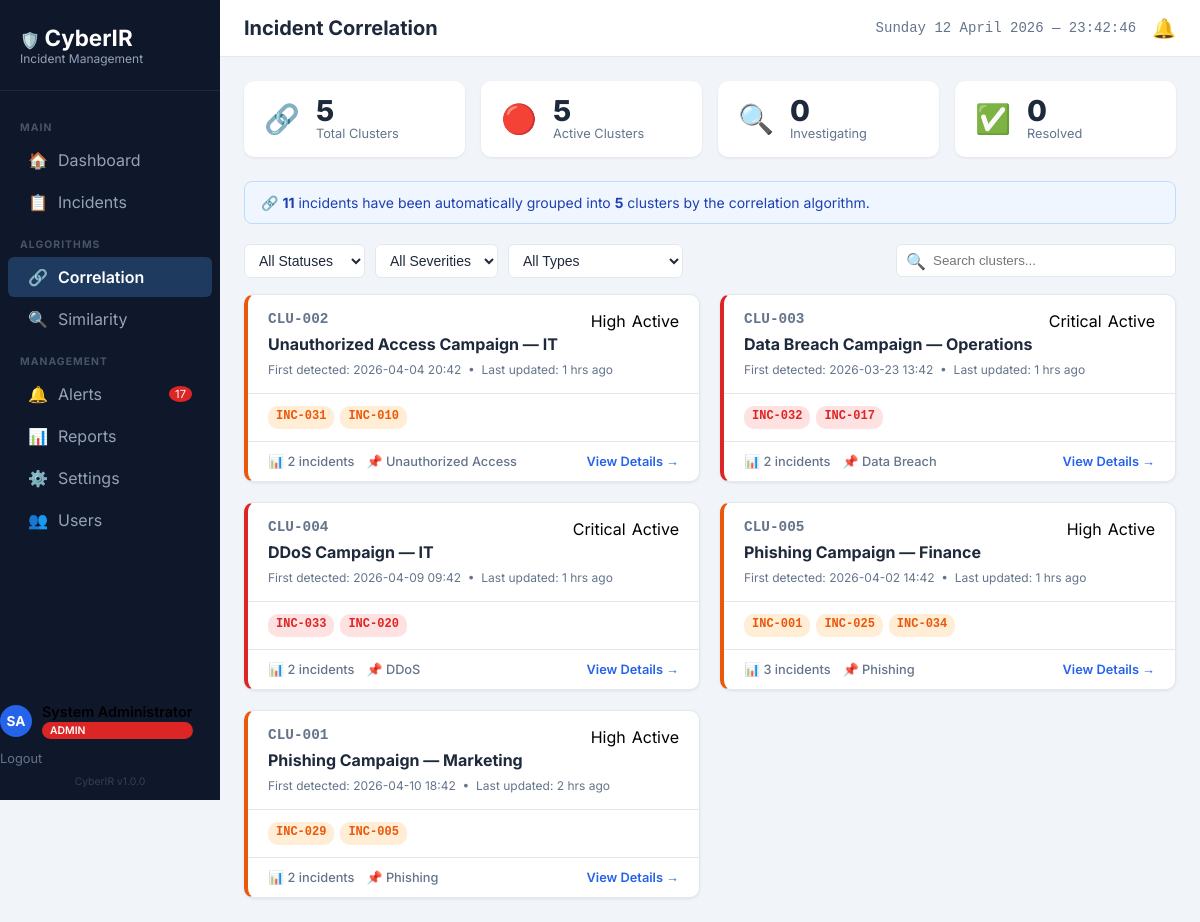
The page /correlation (signed in) on the database its author committed.
### tables this page shows
CREATE TABLE users (
    id INTEGER PRIMARY KEY AUTOINCREMENT,
    full_name TEXT NOT NULL,
    email TEXT UNIQUE NOT NULL,
    phone_number TEXT,
    password_hash TEXT NOT NULL,
    role TEXT NOT NULL CHECK(role IN ('Admin', 'Analyst', 'Viewer')),
    has_admin_privileges BOOLEAN DEFAULT 0,
    is_active BOOLEAN DEFAULT 1,
    created_at TIMESTAMP DEFAULT CURRENT_TIMESTAMP,
    last_login TIMESTAMP,
    created_by INTEGER REFERENCES users(id)
, avatar_color TEXT DEFAULT "#2563eb");

CREATE TABLE incident_clusters (
    id INTEGER PRIMARY KEY AUTOINCREMENT,
    cluster_id TEXT UNIQUE NOT NULL,
    cluster_name TEXT,
    incident_count INTEGER DEFAULT 0,
    primary_type TEXT,
    first_detected TIMESTAMP NOT NULL,
    last_updated TIMESTAMP,
    status TEXT DEFAULT 'Active' CHECK(status IN ('Active','Investigating','Resolved')),
    severity TEXT CHECK(severity IN ('Critical','High','Medium','Low')),
    assigned_to INTEGER REFERENCES users(id),
    notes TEXT,
    created_at TIMESTAMP DEFAULT CURRENT_TIMESTAMP
);

CREATE TABLE incidents (
    id INTEGER PRIMARY KEY AUTOINCREMENT,
    incident_id TEXT UNIQUE NOT NULL,
    title TEXT NOT NULL,
    description TEXT,
    incident_type TEXT NOT NULL CHECK(incident_type IN ('Phishing','Malware','Data Breach','Ransomware','Unauthorized Access','DDoS','Insider Threat','Other')),
    affected_asset TEXT NOT NULL,
    affected_department TEXT,
    users_affected INTEGER DEFAULT 0,
    asset_criticality INTEGER CHECK(asset_criticality BETWEEN 1 AND 5),
    threat_severity INTEGER CHECK(threat_severity BETWEEN 1 AND 5),
    vulnerability_exposure INTEGER CHECK(vulnerability_exposure BETWEEN 1 AND 5),
    is_repeat BOOLEAN DEFAULT 0,
    risk_score REAL,
    priority TEXT CHECK(priority IN ('Critical','High','Medium','Low')),
    status TEXT DEFAULT 'Open' CHECK(status IN ('Open','Investigating','Resolved','Closed')),
    assigned_to INTEGER REFERENCES users(id),
    cluster_id TEXT,
    correlation_score REAL,
    similar_incident_id TEXT,
    similarity_score REAL,
    solution_applied_from TEXT,
    attack_indicators TEXT,
    ip_address TEXT,
    reported_date TIMESTAMP NOT NULL,
    investigating_started_date TIMESTAMP,
    resolved_date TIMESTAMP,
    closed_date TIMESTAMP,
    created_at TIMESTAMP DEFAULT CURRENT_TIMESTAMP,
    updated_at TIMESTAMP DEFAULT CURRENT_TIMESTAMP,
    resolution_notes TEXT,
    resolution_time_minutes INTEGER,
    created_by INTEGER NOT NULL REFERENCES users(id),
    updated_by INTEGER REFERENCES users(id)
);

### app.py (the view)
@app.route('/correlation')
@login_required
def correlation():
    try:
        status = request.args.get('status', '')
        severity = request.args.get('severity', '')
        cluster_type = request.args.get('type', '')
        search = request.args.get('search', '')
        where_clauses = []
        params = []
        if status and status != 'All Statuses':
            where_clauses.append("status = ?")
            params.append(status)
        if severity and severity != 'All Severities':
            where_clauses.append("severity = ?")
            params.append(severity)
        if cluster_type and cluster_type != 'All Types':
            where_clauses.append("primary_type = ?")
            params.append(cluster_type)
        if search:
            where_clauses.append("(cluster_id LIKE ? OR cluster_name LIKE ?)")
            params.extend([f'%{search}%', f'%{search}%'])
        where_sql = "WHERE " + " AND ".join(where_clauses) if where_clauses else ""
        db = get_db_connection()
        query = f"""
            SELECT c.*, u.full_name as assigned_name
            FROM incident_clusters c
            LEFT JOIN users u ON c.assigned_to = u.id
            {where_sql}
            ORDER BY c.last_updated DESC
        """
        clusters = [dict(row) for row in db.execute(query, params).fetchall()]
        for c in clusters:
            c['incidents'] = db.execute('SELECT * FROM incidents WHERE cluster_id = ? ORDER BY reported_date DESC', (c['cluster_id'],)).fetchall()
        stats = {}
        stats['total_clusters'] = db.execute("SELECT COUNT(*) as c FROM incident_clusters").fetchone()['c']
        stats['active_clusters'] = db.execute("SELECT COUNT(*) as c FROM incident_clusters WHERE status = 'Active'").fetchone()['c']
        stats['investigating_clusters'] = db.execute("SELECT COUNT(*) as c FROM incident_clusters WHERE status = 'Investigating'").fetchone()['c']
        stats['resolved_clusters'] = db.execute("SELECT COUNT(*) as c FROM incident_clusters WHERE status = 'Resolved'").fetchone()['c']
        stats['total_correlated_incidents'] = db.execute("SELECT COUNT(*) as c FROM incidents WHERE cluster_id IS NOT NULL").fetchone()['c']
        return render_template('correlation.html',
            active_page='correlation',
            clusters=clusters,
            stats=stats
        )
    except Exception as e:
        app.logger.error(f'Error in correlation: {str(e)}')
        if request.is_json:
            return jsonify({'success': False, 'message': 'An error occurred'}), 500
        flash('An error occurred. Please try again.', 'error')
        return redirect(url_for('dashboard'))

### templates/correlation.html (shortened to what this page needs)
{% extends 'base.html' %}
{% block page_title %}Incident Correlation{% endblock %}
{% block extra_css %}
<link rel="stylesheet" href="{{ url_for('static', filename='css/correlation.css') }}">
{% endblock %}
{% block content %}
<div class="stats-bar">
    <div class="stat-card">
        <div class="stat-icon" style="color: #9333ea;">🔗</div>
        <div>
            <div class="stat-count">{{ stats.total_clusters }}</div>
            <div class="stat-label">Total Clusters</div>
        </div>
    </div>
    <div class="stat-card">
        <div class="stat-icon" style="color: #dc2626;">🔴</div>
        <div>
            <div class="stat-count">{{ stats.active_clusters }}</div>
            <div class="stat-label">Active Clusters</div>
        </div>
    </div>
    <div class="stat-card">
        <div class="stat-icon" style="color: #ea580c;">🔍</div>
        <div>
            <div class="stat-count">{{ stats.investigating_clusters }}</div>
            <div class="stat-label">Investigating</div>
        </div>
    </div>
    <div class="stat-card">
        <div class="stat-icon" style="color: #16a34a;">✅</div>
        <div>
            <div class="stat-count">{{ stats.resolved_clusters }}</div>
            <div class="stat-label">Resolved</div>
        </div>
    </div>
</div>
<div class="info-banner">
    {% if stats.total_clusters == 0 %}
    No correlation clusters detected yet. Clusters are created automatically when related incidents are logged.
    {% else %}
    🔗 <strong>{{ stats.total_correlated_incidents }}</strong> incidents have been automatically grouped into <strong>{{ stats.total_clusters }}</strong> clusters by the correlation algorithm.
    {% endif %}
</div>
<form id="filterForm" action="/correlation" method="GET" class="filter-bar">
    <select name="status" class="filter-select">
        <option value="All Statuses" {% if request.args.get('status') == 'All Statuses' or not request.args.get('status') %}selected{% endif %}>All Statuses</option>
    </select>
    <select name="severity" class="filter-select">
        <option value="All Severities" {% if request.args.get('severity') == 'All Severities' or not request.args.get('severity') %}selected{% endif %}>All Severities</option>
    </select>
    <select name="type" class="filter-select">
        <option value="All Types" {% if request.args.get('type') == 'All Types' or not request.args.get('type') %}selected{% endif %}>All Types</option>
    </select>
    <div class="search-box" style="margin-left: auto;">
        <span class="search-icon">🔍</span>
        <input type="text" id="searchInput" class="search-input" placeholder="Search clusters..." value="{{ request.args.get('search', '') }}">
    </div>
</form>
{% if clusters|length == 0 %}
<div class="empty-state">
    <div class="empty-state-icon">🔗</div>
    <div style="font-weight: 700; color: var(--text-primary); font-size:1.2rem; margin-bottom:8px;">No clusters found</div>
    <div>Correlation clusters appear here automatically when related incidents are detected</div>
</div>
{% else %}
<div class="clusters-grid">
    {% for c in clusters %}
    <div class="cluster-card severity-{{ c.severity|lower }}" data-href="/correlation/{{ c.cluster_id }}">
        <div class="cluster-card-top">
            <div style="display:flex; justify-content: space-between; margin-bottom:4px;">
                <div class="cluster-id-text">{{ c.cluster_id }}</div>
                <div style="display:flex; gap:6px;">
                    <span class="badge priority-{{ c.severity|lower }}">{{ c.severity }}</span>
                    <span class="badge status-{{ c.status|lower|replace(' ', '-') }}">{{ c.status }}</span>
                </div>
            </div>
            <div class="cluster-name">{{ c.cluster_name }}</div>
            <div class="cluster-meta">
                First detected: {{ c.first_detected[:16] }} &nbsp;•&nbsp; Last updated: <span class="time-ago" data-time="{{ c.last_updated }}"></span>
            </div>
        </div>
        <div class="cluster-incident-pills">
            {% for inc in c.incidents[:4] %}
                <a href="/incidents/{{ inc.incident_id }}" class="incident-pill pill-{{ inc.priority|lower }}" onclick="event.stopPropagation();">{{ inc.incident_id }}</a>
            {% endfor %}
        </div>
        <div class="cluster-card-bottom">
            <div class="cluster-stats-text">
                <span>📊 {{ c.incident_count }} incidents</span>
                <span>📌 {{ c.primary_type }}</span>
            </div>
            <a href="/correlation/{{ c.cluster_id }}" class="view-details-btn">View Details →</a>
        </div>
    </div>
    {% endfor %}
</div>
{% endif %}
{% endblock %}

### templates/base.html (shortened to what this page needs)
<!DOCTYPE html>
<html lang="en">
<head>
    <link rel="stylesheet" href="{{ url_for('static', filename='css/base.css') }}">
    {% block extra_css %}{% endblock %}
</head>
<body>
    <div class="sidebar">
        <div class="logo-area">
            🛡️ <span class="logo-text">CyberIR</span>
            <div class="subtitle">Incident Management</div>
        </div>
        <nav class="nav-links">
            <div class="nav-section-label">Main</div>
            <a href="{{ url_for('dashboard') }}" class="{{ 'active' if active_page == 'dashboard' else '' }}">
                <span class="icon">🏠</span> Dashboard
            </a>
            <a href="/incidents" class="{{ 'active' if active_page == 'incidents' else '' }}">
                <span class="icon">📋</span> Incidents
            </a>
            <div class="nav-section-label">Algorithms</div>
            <a href="/correlation" class="{{ 'active' if active_page == 'correlation' else '' }}">
                <span class="icon">🔗</span> Correlation
            </a>
            <a href="/similarity" class="{{ 'active' if active_page == 'similarity' else '' }}">
                <span class="icon">🔍</span> Similarity
            </a>
            <div class="nav-section-label">Management</div>
            <a href="/alerts" class="{{ 'active' if active_page == 'alerts' else '' }}">
                <span class="icon">🔔</span> Alerts
                {% if unread_alerts_count > 0 %}
                <span class="alert-badge" id="sidebarAlertBadge">{{ unread_alerts_count }}</span>
                {% else %}
                <span class="alert-badge" id="sidebarAlertBadge" style="display:none">0</span>
                {% endif %}
            </a>
            {% if current_user.has_admin_privileges or current_user.role == 'Admin' %}
            <a href="/reports" class="{{ 'active' if active_page == 'reports' else '' }}">
                <span class="icon">📊</span> Reports
            </a>
            {% endif %}
            {% if current_user.role == 'Admin' %}
            <a href="/settings" class="{{ 'active' if active_page == 'settings' else '' }}">
                <span class="icon">⚙️</span> Settings
            </a>
            <a href="/users" class="{{ 'active' if active_page == 'users' else '' }}">
                <span class="icon">👥</span> Users
            </a>
            {% endif %}
        </nav>
        <div class="sidebar-user">
            <a href="/profile" class="sidebar-user-link" style="display:flex; align-items:center; gap:10px; text-decoration:none; color:inherit;">
                {% set initials = current_user.full_name[0].upper() ~ (current_user.full_name.split()[-1][0].upper() if current_user.full_name.split()|length > 1 else '') %}
                <div class="avatar-circle" id="sidebarAvatar" style="background: {{ current_user.avatar_color if current_user.avatar_color else '#2563eb' }}; width: 32px; height: 32px; border-radius: 50%; display: flex; align-items: center; justify-content: center; color: white; font-weight: 700; font-size: 0.85rem; flex-shrink: 0;">
                    {{ initials }}
                </div>
                <div class="sidebar-user-info" style="display:flex; flex-direction:column; min-width:0;">
                    <div class="sidebar-user-name" id="sidebarUserName" style="font-weight: 600; font-size: 0.9rem; white-space: nowrap; overflow: hidden; text-overflow: ellipsis;">
                        {{ current_user.full_name }}
                    </div>
                    <span class="role-badge role-{{ current_user.role|lower }}" style="margin-top:2px;">
                        {{ current_user.role }}
                    </span>
                </div>
            </a>
            <a href="/auth/logout" class="sidebar-logout" style="font-size:0.8rem; color:var(--text-secondary); text-decoration:none; margin-top:12px; display:inline-block;">
                Logout
            </a>
        </div>
        <div class="sidebar-version">
            {{ app_name }} v{{ app_version }}
        </div>
    </div>
    <div class="main-wrapper">
        <header class="top-header">
            <div style="display:flex; align-items:center;">
                <h1 class="page-title">{% block page_title %}{% endblock %}</h1>
            </div>
            <div class="header-right flex gap-3 align-center">
                <div class="datetime" id="liveClock"></div>
                <a href="/alerts" class="notification-icon">🔔</a>
            </div>
        </header>
        <main class="content-area">
            {% block content %}{% endblock %}
        </main>
    </div>
</body>
</html>

### rows shown on the page
users: full_name "System Administrator", role "ADMIN"
incident_clusters: cluster_id "CLU-002", severity "High", status "Active", cluster_name "Unauthorized Access Campaign — IT", first_detected "2026-04-04 20:42", incident_count "2", primary_type "Unauthorized Access"
incidents: incident_id "INC-031"
incidents: incident_id "INC-010"
incident_clusters: cluster_id "CLU-003", severity "Critical", status "Active", cluster_name "Data Breach Campaign — Operations", first_detected "2026-03-23 13:42", incident_count "2", primary_type "Data Breach"
incidents: incident_id "INC-032"
incidents: incident_id "INC-017"
incident_clusters: cluster_id "CLU-004", severity "Critical", status "Active", cluster_name "DDoS Campaign — IT", first_detected "2026-04-09 09:42", incident_count "2", primary_type "DDoS"
incidents: incident_id "INC-033"
incidents: incident_id "INC-020"
incident_clusters: cluster_id "CLU-005", severity "High", status "Active", cluster_name "Phishing Campaign — Finance", first_detected "2026-04-02 14:42", incident_count "3", primary_type "Phishing"
incidents: incident_id "INC-001"
incidents: incident_id "INC-025"
incidents: incident_id "INC-034"
incident_clusters: cluster_id "CLU-001", severity "High", status "Active", cluster_name "Phishing Campaign — Marketing", first_detected "2026-04-10 18:42", incident_count "2", primary_type "Phishing"
incidents: incident_id "INC-029"
incidents: incident_id "INC-005"

### other values the page prints
{{ unread_alerts_count }} "17"
{{ initials }} "SA"
{{ app_name }} "CyberIR"
{{ app_version }} "1.0.0"
{{ stats.total_clusters }} "5"
{{ stats.active_clusters }} "5"
{{ stats.investigating_clusters }} "0"
{{ stats.resolved_clusters }} "0"
{{ stats.total_correlated_incidents }} "11"
